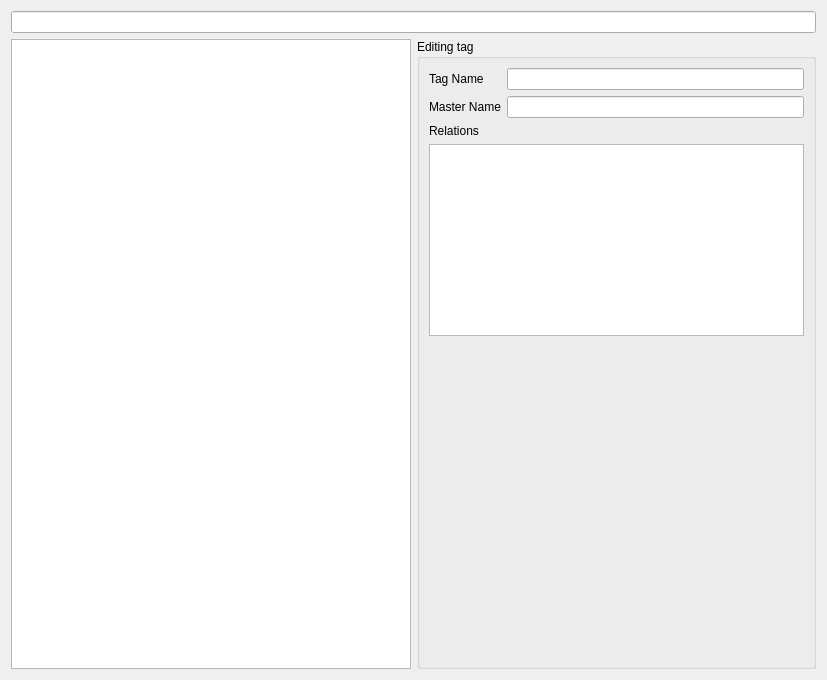
<?xml version="1.0" encoding="UTF-8"?>
<ui version="4.0">
 <class>TagExplorer</class>
 <widget class="QWidget" name="TagExplorer">
  <property name="geometry">
   <rect>
    <x>0</x>
    <y>0</y>
    <width>827</width>
    <height>680</height>
   </rect>
  </property>
  <property name="windowTitle">
   <string>Tag Explorer</string>
  </property>
  <layout class="QVBoxLayout" name="verticalLayout">
   <item>
    <widget class="QLineEdit" name="lineEdit"/>
   </item>
   <item>
    <layout class="QHBoxLayout" name="horizontalLayout">
     <item>
      <widget class="QTreeView" name="treeView"/>
     </item>
     <item>
      <widget class="QGroupBox" name="groupBox">
       <property name="title">
        <string>Editing tag</string>
       </property>
       <layout class="QGridLayout" name="gridLayout">
        <item row="0" column="0">
         <widget class="QLabel" name="label">
          <property name="text">
           <string>Tag Name</string>
          </property>
         </widget>
        </item>
        <item row="0" column="1">
         <widget class="QLineEdit" name="tag_name"/>
        </item>
        <item row="1" column="0">
         <widget class="QLabel" name="label_2">
          <property name="text">
           <string>Master Name</string>
          </property>
         </widget>
        </item>
        <item row="1" column="1">
         <widget class="QLineEdit" name="master_name"/>
        </item>
        <item row="3" column="0" colspan="2">
         <widget class="QTreeView" name="relation_edition"/>
        </item>
        <item row="2" column="0">
         <widget class="QLabel" name="label_3">
          <property name="text">
           <string>Relations</string>
          </property>
         </widget>
        </item>
        <item row="4" column="0" colspan="2">
         <widget class="QWidget" name="conformwindow" native="true">
          <property name="sizePolicy">
           <sizepolicy hsizetype="Preferred" vsizetype="Preferred">
            <horstretch>0</horstretch>
            <verstretch>1</verstretch>
           </sizepolicy>
          </property>
          <property name="baseSize">
           <size>
            <width>0</width>
            <height>0</height>
           </size>
          </property>
         </widget>
        </item>
       </layout>
      </widget>
     </item>
    </layout>
   </item>
  </layout>
 </widget>
 <resources/>
 <connections/>
</ui>
